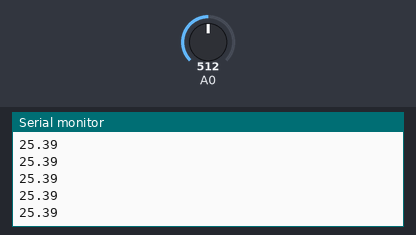
This sketch was run on a simulated Arduino Uno, built with avr-gcc and run on an emulated ATmega328P. Parts: the last lines printed to the serial monitor. The test bench sets the inputs (shaded band); at power-on: A0 = 512.

Above: at 1.2 s.
1.3 s: A0 set to 716
At 1.87 s:
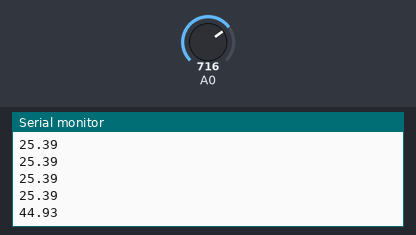
2.8 s: A0 set to 900
At 2.81 s:
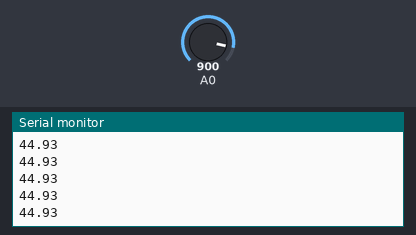
Timing chart, 0 to 5.8 s (numbered marks = the images above; inputs shaded):
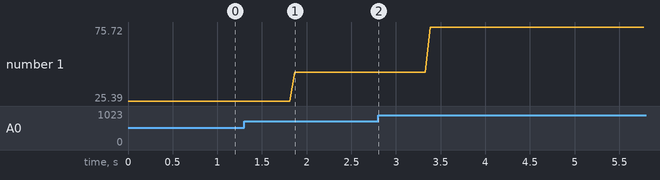

Measured:
- after the input at 1.3 s, the serial monitor: prints a new line after 0.57 s (image 1)
- plotted number 1: 25.39 → 44.93 after the input at 1.3 s, 44.93 → 75.7 after the input at 2.8 s

The sketch:

OSMOGAS.ino
```cpp
/*
OSMOGAS temperature measurement
*/

#include <math.h>
// Resistor value
long int resistor = 9820;

float thermoResistance;
float sensorVoltage;
float temperature;

void setup() {
  Serial.begin(1200);
}

void loop() {
  int sensorValue = analogRead(A0);
  sensorVoltage = map(sensorValue, 0, 1024, 0, 5000);
  thermoResistance = ((5 * resistor) - ((sensorVoltage/1000.0) * resistor)) / (sensorVoltage/1000.0);
  temperature = (4100 / log(thermoResistance / 0.0106613843)) - 273.15;
  Serial.println(temperature);
}
```
